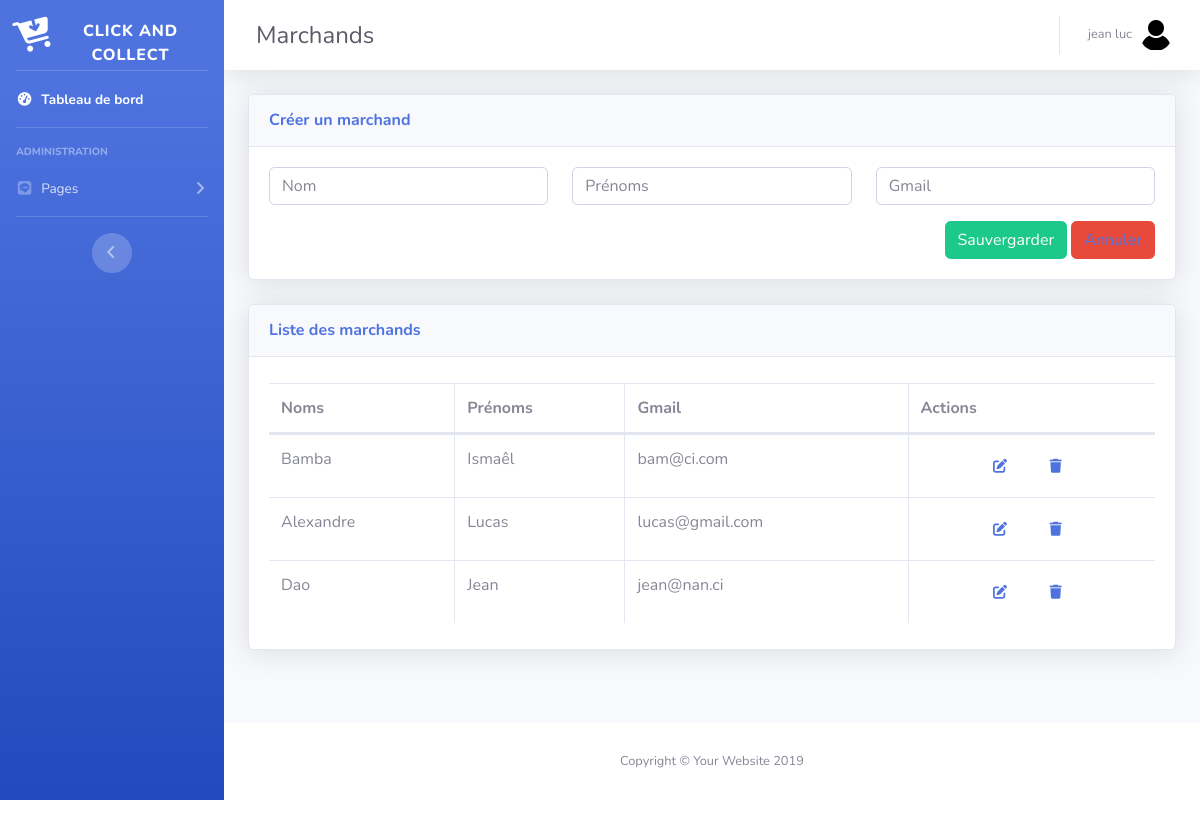
Screenshot of /admin/marchand_as.php (signed in) with the database file from the repository.
### tables this page shows
CREATE TABLE `utilisateur` (
  `nom` varchar(42) NOT NULL,
  `prenom` varchar(42) NOT NULL,
  `login` varchar(42) NOT NULL,
  `mdp` varchar(42) NOT NULL,
  `id_acces` int(11) NOT NULL
);

### admin/marchand_as.php (the view, shortened to what this page needs)
<?php
    $db = Database::connect();
    $recup = $db-> prepare("SELECT * FROM utilisateur WHERE login=?");
    $recup->execute(array($_SESSION['use']));
    $affiche = $recup->fetch();
    if (isset($_SESSION['CONNECT']) AND $_SESSION['CONNECT']=='OK'){
?>
<!DOCTYPE html>
<html lang="fr">
<head>
    <link href="vendor/fontawesome-free/css/all.min.css" rel="stylesheet" type="text/css">
    <link href="css/sb-admin-2.min.css" rel="stylesheet">
    <link href="vendor/datatables/dataTables.bootstrap4.min.css" rel="stylesheet">
</head>
<body id="page-top">
    <div id="wrapper">
        <ul class="navbar-nav bg-gradient-primary sidebar sidebar-dark accordion" id="accordionSidebar">
            <a class="sidebar-brand d-flex align-items-center justify-content-center" href="index_as.php">
                <div class="sidebar-brand-icon rotate-n-15">
                    <i class="fas fa-cart-arrow-down"></i>
                </div>
                <div class="sidebar-brand-text mt-3">Click And Collect </div>
            </a>
            <hr class="sidebar-divider my-0">
            <li class="nav-item active">
                <a class="nav-link" href="index_as.php">
                    <i class="fas fa-fw fa-tachometer-alt"></i>
                    <span>Tableau de bord</span></a>
            </li>
            <hr class="sidebar-divider">
            <div class="sidebar-heading">
                Administration
            </div>
            <li class="nav-item">
                <a class="nav-link collapsed" href="#" data-toggle="collapse" data-target="#collapsePages" aria-expanded="true" aria-controls="collapsePages">
                    <i class="fab fa-fw fa-line"></i>
                    <span>Pages</span>
                </a>
            </li>
            <hr class="sidebar-divider d-none d-md-block">
            <div class="text-center d-none d-md-inline">
                <button class="rounded-circle border-0" id="sidebarToggle"></button>
            </div>
        </ul>
        <div id="content-wrapper" class="d-flex flex-column">
            <div id="content">
                <nav class="navbar navbar-expand navbar-light bg-white topbar mb-4 static-top shadow">
                    <form class="d-none d-sm-inline-block form-inline mr-auto ml-md-3 my-2 my-md-0 mw-100 navbar-search">
                        <div class="input-group">
                            <div class="d-sm-flex align-items-center justify-content-between mb-4">
                                <h1 class="h4 mb-0 text-gray-800 mt-4">Marchands</h1>
                            </div>
                        </div>
                    </form>
                    <ul class="navbar-nav ml-auto">
                        <li class="nav-item dropdown no-arrow">
                            <a class="nav-link dropdown-toggle" href="#" id="userDropdown" role="button" data-toggle="dropdown" aria-haspopup="true" aria-expanded="false">
                                <span class="mr-2 d-none d-lg-inline text-gray-600 small"><?= $affiche['nom'].' '.$affiche['prenom']; ?></span>
                                <img class="img-profile rounded-circle" src="img/user.jpg">
                            </a>
                        </li>
                    </ul>
                </nav>
                <div class="container-fluid">
                    <div class="card shadow mb-4">
                        <div class="card-header py-3">
                            <h6 class="m-0 font-weight-bold text-primary">Créer un marchand</h6>
                        </div>
                        <form action="traitement_marchand_as.php" method="post">
                            <div class="card-body">
                                <div class="row mb-3">
                                    <div class="col-lg-4 col-md-4 col-sm-12">
                                        <div class="input-group">
                                            <input class="form-control" type="text" name="nom" placeholder="Nom">
                                        </div>
                                    </div>
                                    <div class="col-lg-4 col-md-4 col-sm-12">
                                        <div class="input-group">
                                            <input class="form-control" type="text" name="prenom" placeholder="Prénoms">
                                        </div>
                                    </div>
                                    <div class="col-lg-4 col-md-4 col-sm-12">
                                        <div class="input-group">
                                            <input class="form-control" type="text" name="login" placeholder="Gmail">
                                        </div>
                                    </div>
                                </div>
                                <div class="row">
                                    <div class="col-lg-6"></div>
                                    <div class="col-lg-6 col-md-6 col-sm-12 text-right">
                                        <button type="submit" class="btn btn-success">Sauvergarder</button>
                                        <button type="submit" class="btn btn-danger" data-dismiss="modal"><a href="index_as.php"> Annuler </a></button>
                                    </div>
                                </div>
                            </div>
                        </form>
                    </div>
                </div>
                <div class="container-fluid">
                    <div class="card shadow mb-4">
                        <div class="card-header py-3">
                            <h6 class="m-0 font-weight-bold text-primary">Liste des marchands</h6>
                        </div>
                        <div class="card-body">
                            <div class="table-responsive">
                                <table class="table table-bordered" id="dataTable" width="100%" cellspacing="0">
                                    <thead>
                                        <tr>
                                            <th>Noms</th>
                                            <th>Prénoms</th>
                                            <th>Gmail</th>
                                            <th>Actions</th>
                                        </tr>
                                    </thead>
                                    <tbody>
                                    <?php
                                        try
                                        {
                                            $bdd = new PDO('mysql:host=localhost;dbname=clickandcollect', 'root', '');
                                        }
                                        catch(Exception $e)
                                        {
                                            die('Erreur : '.$e->getMessage());
                                        }
                                        $reponse = $bdd->query('SELECT nom,prenom,login FROM utilisateur WHERE id_acces=3');
                                        ?>
                                        <?php
                                      while($donnees = $reponse->fetch()){
                                       ?>
                                       <tr>
                                          <td><?php echo $donnees['nom'];?></td>
                                          <td><?php echo $donnees['prenom'];?></td>
                                          <td><?php echo $donnees['login'];?></td>
                                          <td class="text-center">
                                                         <button class="btn btn-link" data-toggle="modal" data-target="#inlineForm"><i class="fas fa-edit fa-sm fa-fw mr-2 fa-2x"></i></button>
                                                            <button class="btn btn-link" data-toggle="modal" data-toggle="modal" data-target="#warning"><a href="traitement_delete.php?msg=<?php echo $donnees['login']; ?>"><i class="fas fa-trash fa-sm fa-fw mr-2 fa-2x"></a></i></button>
                                                          </td>
                                      </tr>
                                       <?php
                                         }
                                       ?>
                                    </tbody>
                                </table>
                            </div>
                        </div>
                    </div>
                </div>
            </div>
            <footer class="sticky-footer bg-white">
                <div class="container my-auto">
                    <div class="copyright text-center my-auto">
                        <span>Copyright &copy; Your Website 2019</span>
                    </div>
                </div>
            </footer>
        </div>
    </div>
</body>
</html>
<?php
    }
    else
    {
        header("location:login.php");
    }
?>

### rows the page displays
utilisateur: nom "jean", prenom "luc"
utilisateur: nom "Bamba", prenom "Ismaêl", login "bam@ci.com"
utilisateur: nom "Alexandre", prenom "Lucas", login "lucas@gmail.com"
utilisateur: nom "Dao", prenom "Jean", login "jean@nan.ci"
